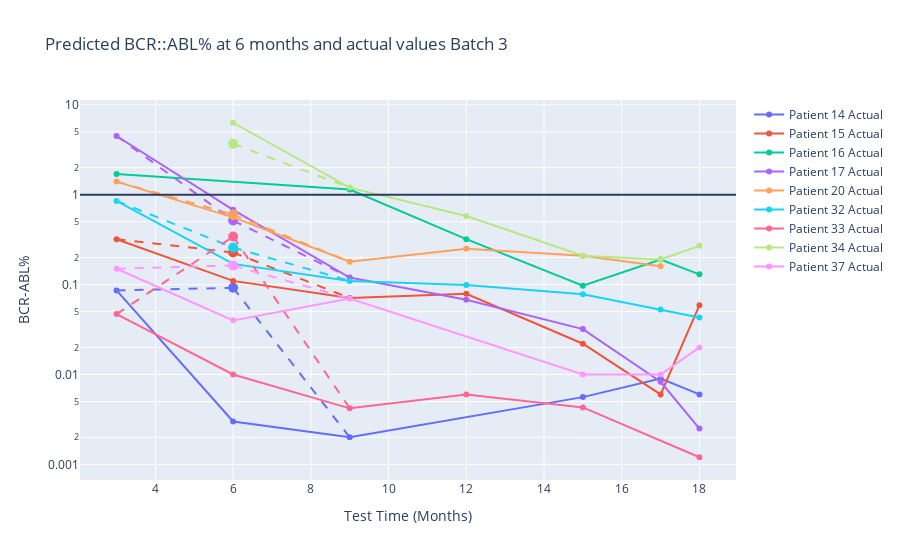

The notebook cell this image was saved under:
### Code cell
import plotly.graph_objects as go
import pandas as pd
import numpy as np
import plotly.express as px

colors = px.colors.qualitative.Plotly  

fig = go.Figure()

for idx, patient in enumerate(merged_data_3['patient_number'].unique()):
    patient_data = merged_data_3[merged_data_3['patient_number'] == patient]
    patient_color = colors[idx % len(colors)] 

    fig.add_trace(go.Scatter(
        x=patient_data['month'], y=patient_data['BCRABL'],
        mode='lines+markers', name=f'Patient {patient} Actual',
        line=dict(color=patient_color),  
        marker=dict(color=patient_color)  
    ))
    
    predicted_data = patient_data[patient_data['month'] == 6]
    if not predicted_data.empty:
        fig.add_trace(go.Scatter(
            x=[6], y=predicted_data['pred'],
            mode='markers', name=f'Patient {patient} Predicted',
            marker=dict(color=patient_color, size=10),  
            showlegend=False  
        ))
        
        before_pred = patient_data[patient_data['month'] < 6].tail(1)
        after_pred = patient_data[patient_data['month'] > 6].head(1)
        
        if not before_pred.empty:
            fig.add_trace(go.Scatter(
                x=[before_pred['month'].values[0], 6],
                y=[before_pred['BCRABL'].values[0], predicted_data['pred'].values[0]],
                mode='lines', line=dict(dash='dash', color=patient_color),
                showlegend=False  
            ))
        if not after_pred.empty:
            fig.add_trace(go.Scatter(
                x=[6, after_pred['month'].values[0]],
                y=[predicted_data['pred'].values[0], after_pred['BCRABL'].values[0]],
                mode='lines', line=dict(dash='dash', color=patient_color),
                showlegend=False  
            ))

fig.update_layout(
    title='Predicted BCR::ABL% at 6 months and actual values Batch 3',
    xaxis_title='Test Time (Months)',
    yaxis_title='BCR-ABL%',
    yaxis_type='log'  
)

fig.update_traces(connectgaps=True)

fig.add_hline(y=1)

fig.show()

### Figure 1 — Plotly figure (JSON) as saved in the notebook; plotly's stock layout.template omitted (floating-point values rounded to 4 significant figures)
{"data": [{"connectgaps": true, "line": {"color": "#636EFA"}, "marker": {"color": "#636EFA"}, "mode": "lines+markers", "name": "Patient 14 Actual", "type": "scatter", "x": [3, 6, 9, 12, 15, 17, 18], "y": [0.0861, 0.003, 0.002, null, 0.0056, 0.009, 0.006]}, {"connectgaps": true, "marker": {"color": "#636EFA", "size": 10}, "mode": "markers", "name": "Patient 14 Predicted", "showlegend": false, "type": "scatter", "x": [6], "y": [0.09218]}, {"connectgaps": true, "line": {"color": "#636EFA", "dash": "dash"}, "mode": "lines", "showlegend": false, "type": "scatter", "x": [3, 6], "y": [0.0861, 0.09218]}, {"connectgaps": true, "line": {"color": "#636EFA", "dash": "dash"}, "mode": "lines", "showlegend": false, "type": "scatter", "x": [6, 9], "y": [0.09218, 0.002]}, {"connectgaps": true, "line": {"color": "#EF553B"}, "marker": {"color": "#EF553B"}, "mode": "lines+markers", "name": "Patient 15 Actual", "type": "scatter", "x": [3, 6, 9, 12, 15, 17, 18], "y": [0.32, 0.11, 0.071, 0.079, 0.022, 0.006, 0.059]}, {"connectgaps": true, "marker": {"color": "#EF553B", "size": 10}, "mode": "markers", "name": "Patient 15 Predicted", "showlegend": false, "type": "scatter", "x": [6], "y": [0.2278]}, {"connectgaps": true, "line": {"color": "#EF553B", "dash": "dash"}, "mode": "lines", "showlegend": false, "type": "scatter", "x": [3, 6], "y": [0.32, 0.2278]}, {"connectgaps": true, "line": {"color": "#EF553B", "dash": "dash"}, "mode": "lines", "showlegend": false, "type": "scatter", "x": [6, 9], "y": [0.2278, 0.071]}, {"connectgaps": true, "line": {"color": "#00CC96"}, "marker": {"color": "#00CC96"}, "mode": "lines+markers", "name": "Patient 16 Actual", "type": "scatter", "x": [3, 6, 9, 12, 15, 17, 18], "y": [1.7, null, 1.14, 0.32, 0.097, 0.19, 0.13]}, {"connectgaps": true, "marker": {"color": "#00CC96", "size": 10}, "mode": "markers", "name": "Patient 16 Predicted", "showlegend": false, "type": "scatter", "x": [6], "y": [null]}, {"connectgaps": true, "line": {"color": "#00CC96", "dash": "dash"}, "mode": "lines", "showlegend": false, "type": "scatter", "x": [3, 6], "y": [1.7, null]}, {"connectgaps": true, "line": {"color": "#00CC96", "dash": "dash"}, "mode": "lines", "showlegend": false, "type": "scatter", "x": [6, 9], "y": [null, 1.14]}, {"connectgaps": true, "line": {"color": "#AB63FA"}, "marker": {"color": "#AB63FA"}, "mode": "lines+markers", "name": "Patient 17 Actual", "type": "scatter", "x": [3, 6, 9, 12, 15, 17, 18], "y": [4.5, 0.68, 0.12, 0.068, 0.032, 0.0083, 0.0025]}, {"connectgaps": true, "marker": {"color": "#AB63FA", "size": 10}, "mode": "markers", "name": "Patient 17 Predicted", "showlegend": false, "type": "scatter", "x": [6], "y": [0.5163]}, {"connectgaps": true, "line": {"color": "#AB63FA", "dash": "dash"}, "mode": "lines", "showlegend": false, "type": "scatter", "x": [3, 6], "y": [4.5, 0.5163]}, {"connectgaps": true, "line": {"color": "#AB63FA", "dash": "dash"}, "mode": "lines", "showlegend": false, "type": "scatter", "x": [6, 9], "y": [0.5163, 0.12]}, {"connectgaps": true, "line": {"color": "#FFA15A"}, "marker": {"color": "#FFA15A"}, "mode": "lines+markers", "name": "Patient 20 Actual", "type": "scatter", "x": [3, 6, 9, 12, 15, 17, 18], "y": [1.4, 0.56, 0.18, 0.25, 0.21, 0.16, null]}, {"connectgaps": true, "marker": {"color": "#FFA15A", "size": 10}, "mode": "markers", "name": "Patient 20 Predicted", "showlegend": false, "type": "scatter", "x": [6], "y": [0.6031]}, {"connectgaps": true, "line": {"color": "#FFA15A", "dash": "dash"}, "mode": "lines", "showlegend": false, "type": "scatter", "x": [3, 6], "y": [1.4, 0.6031]}, {"connectgaps": true, "line": {"color": "#FFA15A", "dash": "dash"}, "mode": "lines", "showlegend": false, "type": "scatter", "x": [6, 9], "y": [0.6031, 0.18]}, {"connectgaps": true, "line": {"color": "#19D3F3"}, "marker": {"color": "#19D3F3"}, "mode": "lines+markers", "name": "Patient 32 Actual", "type": "scatter", "x": [3, 6, 9, 12, 15, 17, 18], "y": [0.853, 0.17, 0.11, 0.099, 0.078, 0.053, 0.043]}, {"connectgaps": true, "marker": {"color": "#19D3F3", "size": 10}, "mode": "markers", "name": "Patient 32 Predicted", "showlegend": false, "type": "scatter", "x": [6], "y": [0.2584]}, {"connectgaps": true, "line": {"color": "#19D3F3", "dash": "dash"}, "mode": "lines", "showlegend": false, "type": "scatter", "x": [3, 6], "y": [0.853, 0.2584]}, {"connectgaps": true, "line": {"color": "#19D3F3", "dash": "dash"}, "mode": "lines", "showlegend": false, "type": "scatter", "x": [6, 9], "y": [0.2584, 0.11]}, {"connectgaps": true, "line": {"color": "#FF6692"}, "marker": {"color": "#FF6692"}, "mode": "lines+markers", "name": "Patient 33 Actual", "type": "scatter", "x": [3, 6, 9, 12, 15, 17, 18], "y": [0.047, 0.01, 0.0042, 0.006, 0.0043, null, 0.0012]}, {"connectgaps": true, "marker": {"color": "#FF6692", "size": 10}, "mode": "markers", "name": "Patient 33 Predicted", "showlegend": false, "type": "scatter", "x": [6], "y": [0.3422]}, {"connectgaps": true, "line": {"color": "#FF6692", "dash": "dash"}, "mode": "lines", "showlegend": false, "type": "scatter", "x": [3, 6], "y": [0.047, 0.3422]}, {"connectgaps": true, "line": {"color": "#FF6692", "dash": "dash"}, "mode": "lines", "showlegend": false, "type": "scatter", "x": [6, 9], "y": [0.3422, 0.0042]}, {"connectgaps": true, "line": {"color": "#B6E880"}, "marker": {"color": "#B6E880"}, "mode": "lines+markers", "name": "Patient 34 Actual", "type": "scatter", "x": [3, 6, 9, 12, 15, 17, 18], "y": [null, 6.32, 1.2, 0.58, 0.21, 0.19, 0.27]}, {"connectgaps": true, "marker": {"color": "#B6E880", "size": 10}, "mode": "markers", "name": "Patient 34 Predicted", "showlegend": false, "type": "scatter", "x": [6], "y": [3.686]}, {"connectgaps": true, "line": {"color": "#B6E880", "dash": "dash"}, "mode": "lines", "showlegend": false, "type": "scatter", "x": [3, 6], "y": [null, 3.686]}, {"connectgaps": true, "line": {"color": "#B6E880", "dash": "dash"}, "mode": "lines", "showlegend": false, "type": "scatter", "x": [6, 9], "y": [3.686, 1.2]}, {"connectgaps": true, "line": {"color": "#FF97FF"}, "marker": {"color": "#FF97FF"}, "mode": "lines+markers", "name": "Patient 37 Actual", "type": "scatter", "x": [3, 6, 9, 12, 15, 17, 18], "y": [0.15, 0.04, 0.07, null, 0.01, 0.01, 0.02]}, {"connectgaps": true, "marker": {"color": "#FF97FF", "size": 10}, "mode": "markers", "name": "Patient 37 Predicted", "showlegend": false, "type": "scatter", "x": [6], "y": [0.1627]}, {"connectgaps": true, "line": {"color": "#FF97FF", "dash": "dash"}, "mode": "lines", "showlegend": false, "type": "scatter", "x": [3, 6], "y": [0.15, 0.1627]}, {"connectgaps": true, "line": {"color": "#FF97FF", "dash": "dash"}, "mode": "lines", "showlegend": false, "type": "scatter", "x": [6, 9], "y": [0.1627, 0.07]}], "layout": {"shapes": [{"type": "line", "x0": 0, "x1": 1, "xref": "x domain", "y0": 1, "y1": 1, "yref": "y"}], "title": {"text": "Predicted BCR::ABL% at 6 months and actual values Batch 3"}, "xaxis": {"title": {"text": "Test Time (Months)"}}, "yaxis": {"title": {"text": "BCR-ABL%"}, "type": "log"}}}
